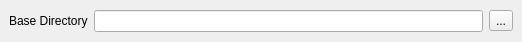
<?xml version="1.0" encoding="UTF-8"?>
<ui version="4.0">
 <class>Form</class>
 <widget class="QWidget" name="Form">
  <property name="geometry">
   <rect>
    <x>0</x>
    <y>0</y>
    <width>522</width>
    <height>42</height>
   </rect>
  </property>
  <property name="windowTitle">
   <string>Form</string>
  </property>
  <layout class="QGridLayout" name="gridLayout">
   <property name="leftMargin">
    <number>0</number>
   </property>
   <property name="topMargin">
    <number>0</number>
   </property>
   <property name="rightMargin">
    <number>0</number>
   </property>
   <property name="bottomMargin">
    <number>0</number>
   </property>
   <item row="0" column="0">
    <widget class="QWidget" name="widget" native="true">
     <layout class="QGridLayout" name="gridLayout_2">
      <item row="0" column="1">
       <widget class="QLineEdit" name="dir_line_edit"/>
      </item>
      <item row="0" column="0">
       <widget class="QLabel" name="label">
        <property name="text">
         <string>Base Directory</string>
        </property>
       </widget>
      </item>
      <item row="0" column="2">
       <widget class="QToolButton" name="dir_change_btn">
        <property name="sizePolicy">
         <sizepolicy hsizetype="Minimum" vsizetype="Fixed">
          <horstretch>0</horstretch>
          <verstretch>0</verstretch>
         </sizepolicy>
        </property>
        <property name="text">
         <string>...</string>
        </property>
       </widget>
      </item>
     </layout>
    </widget>
   </item>
  </layout>
 </widget>
 <resources/>
 <connections/>
</ui>
